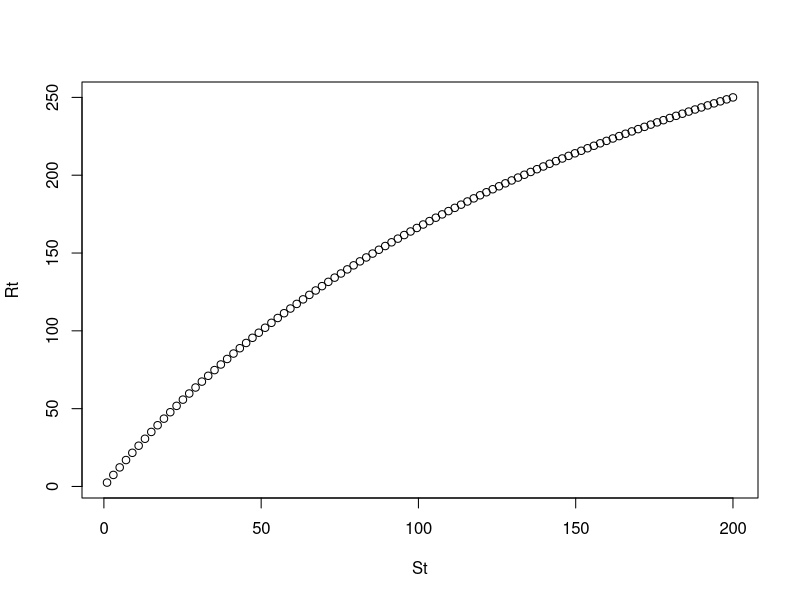
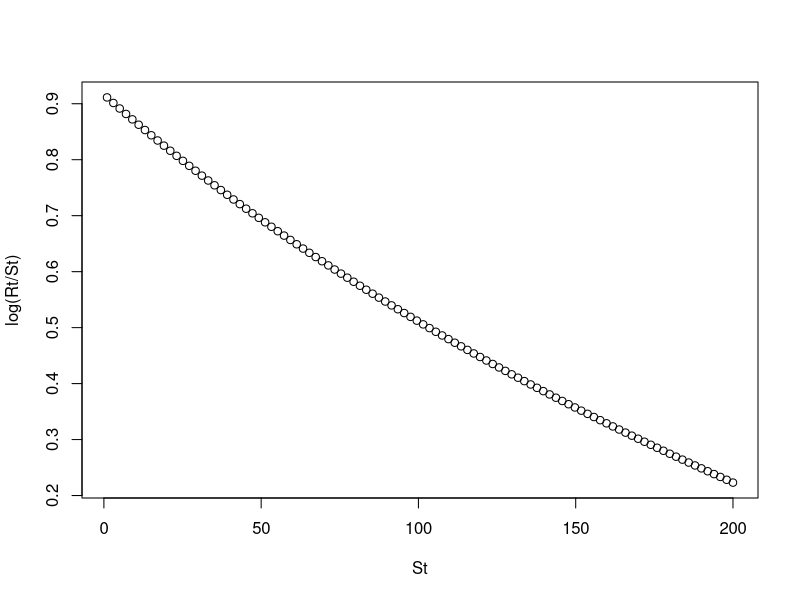
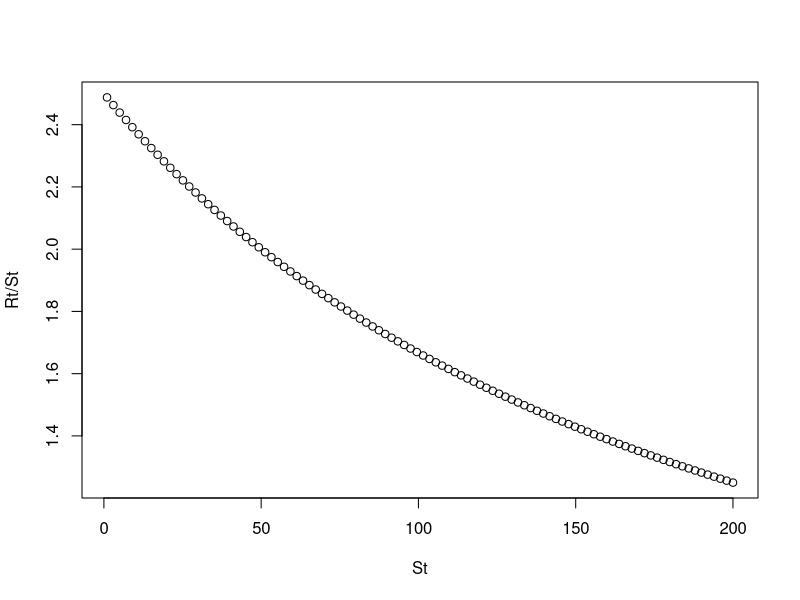
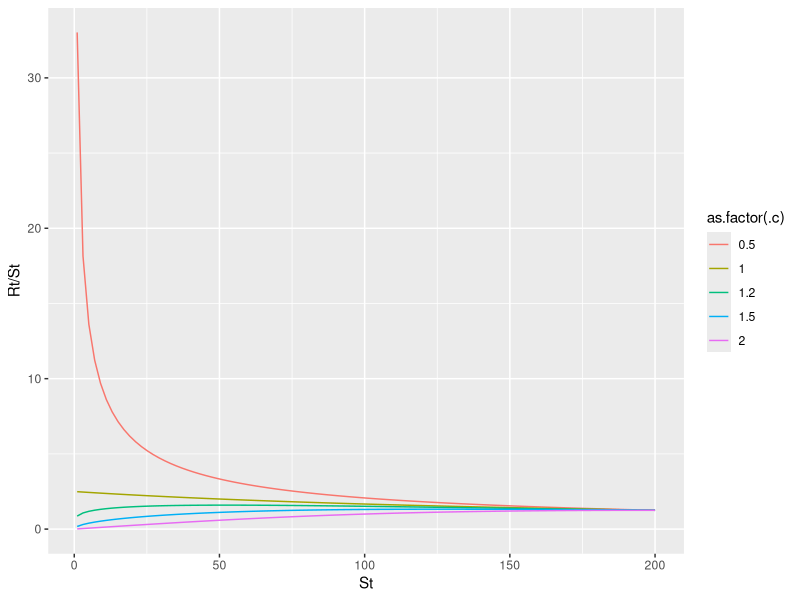
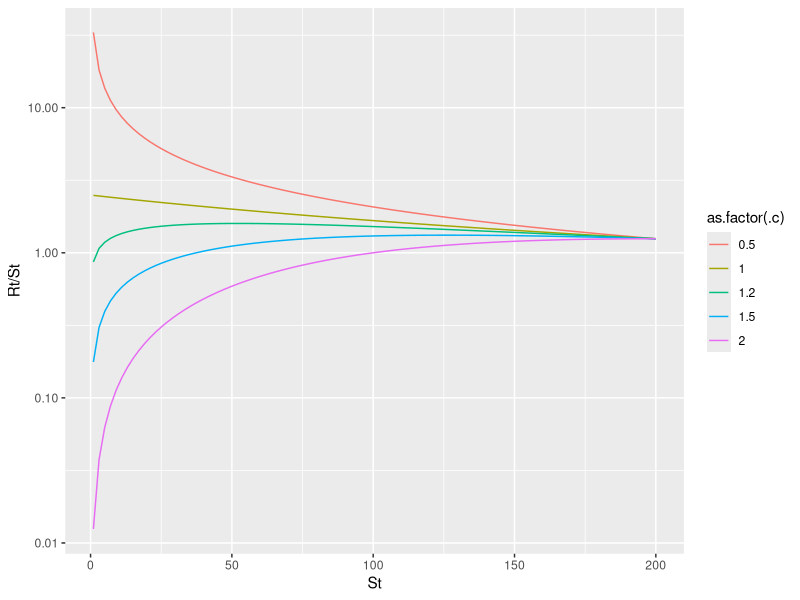
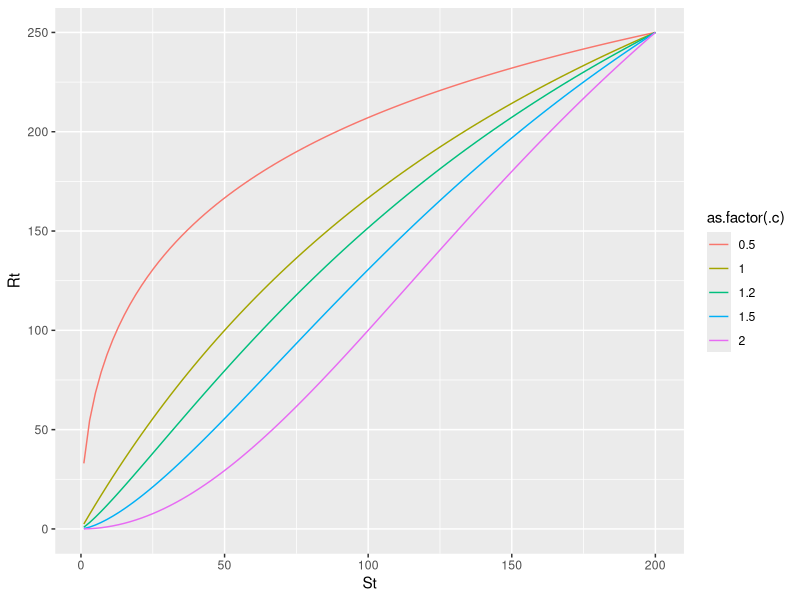

Here is the R script that generated these plots, in order:
# Based on:
# @article{perala2022,
#   title = {Allee Effects and the {{Allee-effect}} Zone in Northwest {{Atlantic}} Cod},
#   author = {Per{\"a}l{\"a}, Tommi and Hutchings, Jeffrey A. and Kuparinen, Anna},
#   journal = {Biology Letters},
#   volume = {18},
#   number = {2},
#   pages = {20210439},
#   doi = {10.1098/rsbl.2021.0439},
# }

bh <- function(St, Rinf, S50) {
  Rinf / (1 + (S50/St))
}

bhc <- function(St, Rinf, S50, .c) {
  Rinf / (1 + (S50/St)^.c)
}

St <- seq(1, 200, length.out = 100)
bh(St, 500, 200)

Rt <- bh(St, 500, 200)

plot(St, Rt)
plot(St, log(Rt/St))
plot(St, Rt/St)

St <- seq(1, 200, length.out = 100)
bhc(St, 500, 200, .c = 1.5)

out <- purrr::map_dfr(c(0.5, 1.2, 1, 1.5, 2), function(.x) {
  Rtc <- bhc(St, 500, 200, .c = .x)
  data.frame(St = St, Rt = Rtc, .c = .x)
})

library(ggplot2)

ggplot(out, aes(St, Rt/St, colour = as.factor(.c))) +
  geom_line()

ggplot(out, aes(St, Rt/St, colour = as.factor(.c))) +
  geom_line() +
  scale_y_log10()

ggplot(out, aes(St, Rt, colour = as.factor(.c))) +
  geom_line()

###

#
# bhc <- function(St, alpha, K, .c) {
#   (alpha * St) / (1 + (S50/St)^.c)
# }
# # (S50/St)^.c
#
# bh_ram <- function(St, alpha, K, .c) {
#   (alpha * St^.c) / (1 + ((St^.c)/K))
# }
#
# bhc(100, 0.1, 1000, 1.2)
# bh_ram(100, 0.1, 1000, 1.2)
